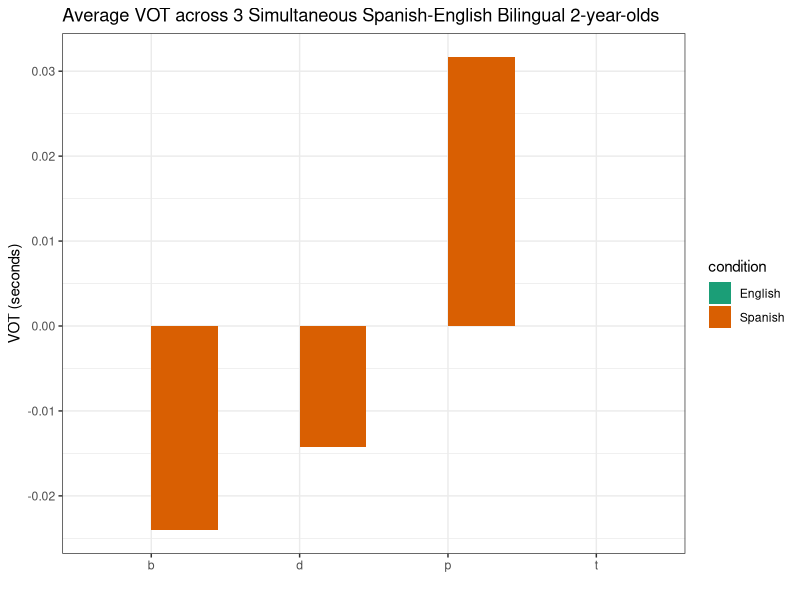

Reproduce this figure in R.
library(dplyr)
library(ggplot2)
#Read in the data from the CSV files 
english <- read.csv("eng_vot_data.csv")
spanish <- read.csv("spa_vot_data.csv")

#get the spanish data for each speaker separately 
fer1_spa <- spanish %>% filter(Speaker == 'ferfulice_1')
fer2_spa <- spanish %>% filter(Speaker == 'ferfulice_2')
deu_spa <- spanish %>% filter(Speaker == 'deuchar')

#get the english data for each speaker separately 
fer1_eng <- english %>% filter(Speaker == 'ferfulice_1')
fer2_eng <- english %>% filter(Speaker == 'ferfulice_2')
deu_eng <- english %>% filter(Speaker == 'deuchar')

#extract segments individually 
d_eng <- english %>% filter(Consonant == 'd')
d_spa <- spanish %>% filter(Consonant == 'd')
t_eng <- english %>% filter(Consonant == 't')
t_spa <- spanish %>% filter(Consonant == 't')
b_eng <- english %>% filter(Consonant == 'b')
b_spa <- spanish %>% filter(Consonant == 'b')
p_eng <- english %>% filter(Consonant == 'p')
p_spa <- spanish %>% filter(Consonant == 'p')

#weird ggplot stuff from the internet
specie <- c(rep("d", 2), rep("t", 2), rep("b", 2), rep("p", 2))
condition <- rep(c("Spanish" , "English") , 4)
value <- c(mean(d_spa$VOT), mean(d_eng$VOT), mean(t_spa$VOT),mean(t_eng$VOT),  mean(b_spa$VOT),mean(b_eng$VOT),  mean(p_spa$VOT),  mean(p_eng$VOT))
data <- data.frame(specie,condition,value)
theme_set(theme_bw())
ggplot(data, aes(fill=condition, y=value, x=specie)) + 
  geom_bar(position="dodge", stat="identity") + xlab("") + scale_fill_brewer(palette="Dark2")+ ylab("VOT (seconds)") + ggtitle("Average VOT across 3 Simultaneous Spanish-English Bilingual 2-year-olds")

